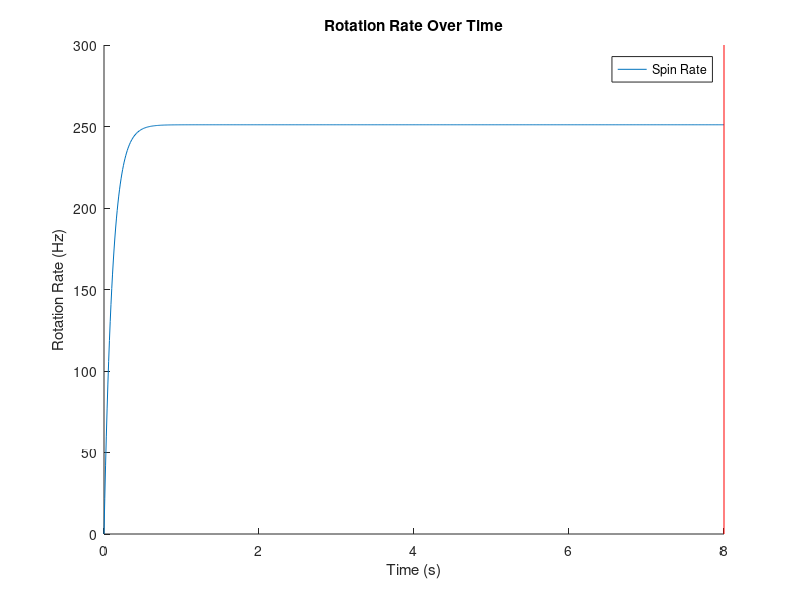

Source code (MATLAB):
%Code for Spinning Things
clear; %clear variables
clc; %clear command window

% %Variables:
% degrees = 1; %angle of attack of fins in degrees
% machno = 0.5; %machnumber of the flow at the instant
% finwidth = 6; %width of fin in in
% finlength = 12; %width of fin in in
% triangle = true; %specify fins as triangular (changes cp location)
degrees=input('At what angle should the fins be canted?\n');
machno=input('What is the rocket velocity (mach number)?\n');
finwidth=input('What width (outward) should the fins be (in)?\n');
finlength=input('What length (along body) should the fins be (in)?\n');
triangle=input('Rectangle configuration? [Y/N]: ');
if triangle=='Y'
    triangle=false;
else
    triangle=true;
end

%Quasi-Variables;
airdensity = 1.2; %define air density (1.225kg/m^3)
numberofsteps = 800; %defines timesteps (#/100 is seconds seen on graph)
rktdiam = 4; %rocket diameter (4in)
speedofsound = 343; %speed of sound at 20C dry air (343m/s)

%Constants:
inertia = 0.317961677; %rocket inertia in kg*m^2 (0.317961677kg*m^2)
timestep = 0.01; %timestep interval (0.01s)

%Calculated Values:
finwidthm = finwidth*.0254; %convert fin width to m
finlengthm = finlength*.0254; %convert fin length to m
rktradiusm = rktdiam/2*.0254; %convert rocket diameter to its radius in m
speed = machno*speedofsound; %converts mach number to speed in m/s

%Other Initializations:
ohmega = zeros(1,numberofsteps+1); %initializes size for matrix


if triangle==true
    cp = finwidthm*1/3; %center of pressure of triangle
else
    cp = finwidthm*1/2; %center of pressure of rectangle
end
momentrad = cp+rktradiusm; %calculate the radius that the moment is acting on
theta = degrees*pi/180; %find initial angle in radians
xvel = speed*cos(theta); %define x velocity
yvel = speed*sin(theta); %define y velocity
eqspinspd = abs(speedofsound*machno*sin(theta)/momentrad/2/pi) %spinspeed in Hz (converted via 2PI()
finarea=3*finwidthm*finlengthm; %all area for calculating moment
ohmega(1) = 0; %initialize the spin at 0.
for n = 1:numberofsteps
    cd = 1.28*cos(theta); %cd of the plate for damping, will change
    cl = 2*pi*theta; %coeficient of lift for flat plate
    moment = (cl*finarea*airdensity*speed^2)/2 * momentrad; %moment about the longitudinal axis of the rocket caused by the lift of the fins
    dampingmoment = (cd*finarea*airdensity*(ohmega(n)*momentrad)^2)/2 *momentrad; %moment caused by damping of the fins - this needs to be updated to include skin friction
    alpha = (moment-dampingmoment)/inertia; %calculate angular acceleration in radians per second
    ohmega(n+1) = ohmega(n) + alpha*timestep; %find the new spin speed by integrating numerically
    yvelmod= yvel - ohmega(n+1)*momentrad; %find modified y velocity due to the spin rate
    theta = atan(yvelmod/xvel); %recalculate the angle of attack based on spin speed
end

ohmega = ohmega/2/pi; %convert radians/s to Hz
ninetynine=0.99*eqspinspd;
for n=1:numberofsteps
    if ohmega(n)<=ninetynine
        ninetynine_pnt=n;
    end
end

fig=figure;
hax=axes;
time = 0:timestep:numberofsteps*timestep; % provide an X axis for the graph
hold on
plot(time, ohmega)%provide a Y axis for the graph
SP=ninetynine_pnt/100; %point at which equilibrium spin is at 99%
line([SP SP],get(hax,'YLim'),'Color',[1 0 0])
legend('Spin Rate')
xlabel('Time (s)')
ylabel('Rotation Rate (Hz)')
title('Rotation Rate Over Time')